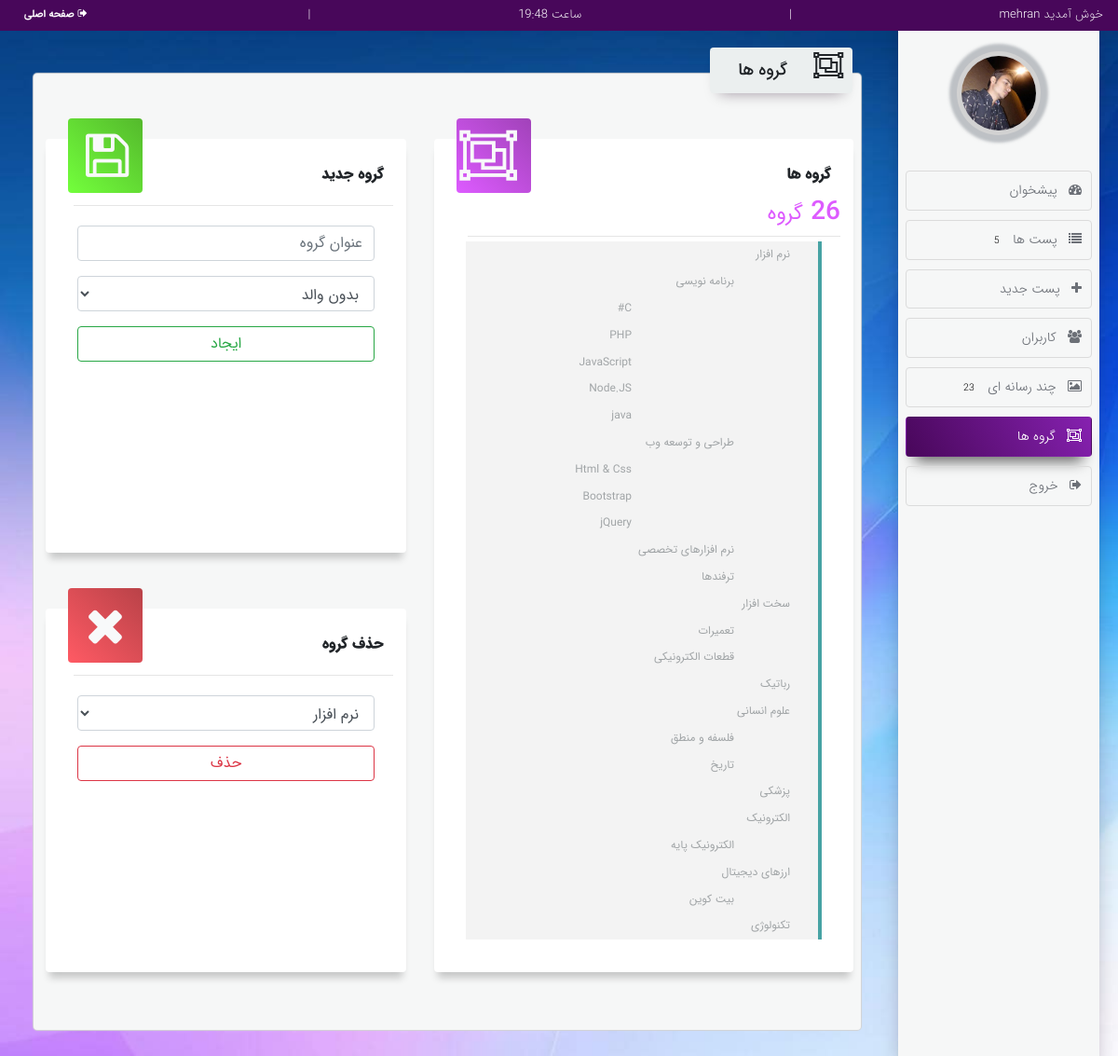
The page /management_system/cpanel.php?action=categories (signed in) on the database its author committed.
### tables this page shows
CREATE TABLE IF NOT EXISTS `tbl_cat` (
  `id` int(11) NOT NULL AUTO_INCREMENT,
  `cat_name` varchar(20) NOT NULL,
  `cat_parent` int(11) NOT NULL DEFAULT '1',
  PRIMARY KEY (`id`),
  KEY `FK_Self_Join_Cat_id` (`cat_parent`)
);

### classes/cat.php (called while the page is built, shortened)
<?php
class Cat extends Base
{
    public function __construct($a,$b,$c){
        $this->id=(int)$a;
        $this->cat_name=$b;
    }
    public function __get($property)
    {
        $data = ["id", "cat_name","cat_parent"];
        if (in_array($property,$data))
            return $this->$property;
        else
            die("invalid key:'$property'");
    }
    public static function getCatsByParentId($id)
    {
        $conn=self::connect();
        $stmt=$conn->prepare("CALL SP_cat_getCatsByParentId(?)");
        $stmt->execute([$id]);
        if($stmt->rowCount()){
            $cats=array();
            foreach ($stmt->fetchAll() as $row)
                $cats[]=new Cat($row['id'],$row['cat_name'],$row['cat_parent']);
            return $cats;
        }
        else
            return false;
    }
    public static function getCatsCount()
    {
        $conn=self::connect();
        $stmt=$conn->prepare("CALL SP_cat_getCatsCount()");
        $stmt->execute();
        if($stmt->rowCount())
            return $stmt->fetch()[0]-1;
    }
}

### management_system/action/categories.php (the view, shortened to what this page needs)
<?php
if (!(isset($_SESSION['u_id']) or $_SESSION['u_type']==1 or $_SESSION['u_type']==2)) {
    return;
}
elseif (isset($_POST['send_cat'])){
    $cat_name=$_POST['title'];
    $cat_parent=$_POST['parentid'];
    Cat::insertCat($cat_name,$cat_parent);
    showCats();
}
elseif (isset($_POST['delete_cat'])){
    Cat::deleteCatById($_POST['delete_cat']);
    showCats();
}
else {
    showCats();
}
function showCats()
{
?>
    <div class="statusbar"><i class="fa fa-object-group fa-2x d-inline-block "></i><span class="statusbar-p">گروه ها</span></div>
    <div class="row" id="categories">
        <div class="col-12 col-md card-3" id="show-cats" >
            <div class="card-3-header">
                <div class="card-3-baner header-purple"><i class="fa fa-object-group fa-3x text-light"></i></div>
                <p class="card-3-description">گروه ها</p>
                <h3 class="card-3-title title-purple"><?=Cat::getCatsCount();?>
                    <small>گروه</small>
                </h3>
            </div>
            <hr class="devider"/>
            <div class="card-3-footer">
                <ul class='shifttoleft1'>
                    <?php
                    $output="";
                    if ($cats=Cat::getCatsByParentId(1)){
                        foreach($cats as $cat){
                            $output.="<li>$cat->cat_name</li>";
                            if ($childs1=Cat::getCatsByParentId($cat->id)){
                                $output.="<ul class='shifttoleft2'>";
                                foreach($childs1 as $cat){
                                    $output.="<li>$cat->cat_name</li>";
                                    if ($childs2=Cat::getCatsByParentId($cat->id)){
                                        $output.="<ul class='shifttoleft3'>";
                                        foreach($childs2 as $cat){
                                            $output.="<li>$cat->cat_name</li>";
                                        }
                                        $output.="</ul>";
                                    }}
                                $output.="</ul>";
                            }}}
                    echo $output;
                    ?>
                </ul>
            </div>
        </div>
        <div class="col-12 col-md d-flex row">
            <div class="card-3 col-12 col-md-11">
                <div class="card-3-header">
                    <div class="card-3-baner header-green">
                        <i class="fa fa-save fa-3x text-light"></i>
                    </div>
                    <p class="card-3-description">گروه جدید</p>
                </div>
                <hr class="devider"/>
                <div class="card-3-footer mt-3">
                    <div id="new-cat">
                        <form method="post">
                            <div class="form-group">
                                <input class="form-control" type="text" name="title" placeholder="عنوان گروه">
                            </div>
                            <div class="form-group">
                                <select class="form-control" name="parentid">
                                    <option value="1">بدون والد</option>
                                </select>
                            </div>
                            <div class="form-group">
                                <input class="form-control btn btn-outline-success" type="submit" name="send_cat" value="ایجاد"/>
                            </div>
                        </form>
                    </div>
                </div>
            </div>
            <div class="card-3 col-12 col-md-11">
                <div class="card-3-header">
                    <div class="card-3-baner header-red">
                        <i class="fa fa-remove fa-3x text-light pr-1"></i>
                    </div>
                    <p class="card-3-description">حذف گروه</p>
                </div>
                <hr class="devider"/>
                <div class="card-3-footer mt-3">
                    <div id="delete-cat">
                        <form id="delete-gp" method="post">
                            <div class="form-group">
                                <select class="select-cat form-control" name="delete_cat">
                                    <?php
                                    $output="";
                                    if($cats=Cat::getCatsByParentId(1)){
                                        foreach ($cats as $cat) {
                                            $output.="<option value='$cat->id'>$cat->cat_name</option>";
                                            if($childs1=Cat::getCatsByParentId($cat->id)){
                                                foreach ($childs1 as $cat){
                                                    $output.="<option value='$cat->id'> _____ $cat->cat_name</option>";
                                                    if($childs2=Cat::getCatsByParentId($cat->id)){
                                                        foreach ($childs2 as $cat){
                                                            $output.="<option value='$cat->id'> ............. $cat->cat_name</option>";
                                                        }
                                                    }
                                                }
                                            }
                                        }
                                    }
                                    echo $output;
                                    ?>
                                </select>
                            </div>
                            <div class="form-group">
                                <input class="form-control btn btn-outline-danger" type="submit" name="dalete_cat" value="حذف"/>
                            </div>
                        </form>
                    </div>
                </div>
            </div>
        </div>
    </div>
<?php
}

### styles/cpanel.css (style rules this page uses)
body { background: url("../includes/images/43.jpg") no-repeat fixed; background-size: cover; position: relative; }
body:before { position: absolute; top: 0; right: 0; left: 0; min-height: 100vh; height: auto; }
p { margin-bottom: 0 !important; }
i { padding-left: .5rem; }
.shifttoleft1, .shifttoleft2, .shifttoleft3, .shifttoleft4, .shifttoleft5 { padding-right: 30px !important; transition-duration:.2s !important; }
.shifttoleft1 { background-color: rgba(133, 133, 133, 0.1); border-right: 4px solid #47a3a4; }
.shifttoleft2 { margin-right: 30px; }
.shifttoleft3 { margin-right: 80px; }
ul { list-style-type: none; text-align: right; }
#categories option { font-size: 11px !important; font-weight: 500; }
#left .statusbar { position: absolute; top: -28px; right: 1%; background-color: #ebefef; padding: 2px 10px; border-radius: 4px; box-shadow: 0 10px 15px -10px rgba(30, 0, 30, 0.4); }
#left .statusbar-p { font-size: 18px; font-weight: 500; line-height: 2.5; padding: 20px; }
.card-3 { margin:30px 15px; width: 240px; box-shadow: 0 10px 8px -4px rgba(0, 0, 0, 0.2); background-color: #ffffff; padding: 14px; min-height: 190px; border-radius: 4px; }
.card-3-baner { margin-top: -36px; margin-left: 10px; border-radius: 4px; padding: 10px; padding-right: 15px; padding-top: 13px; width: 80px; height: 80px; font-size: 18px; font-weight: 700; float: left; }
.devider { width: 90%; padding: 0; text-align: center; margin: auto; padding-right: 20px; color: grey; margin: 0 !important; }
.card-3-title { color: #00adef; }
.card-3-footer { padding: 5px 20px; font-weight: 400; font-size: 12px; text-align: left; color: #a1a5a7; }
.card-3-description { padding: 10px; font-size: 16px; font-weight: 800; }
.header-purple { background: linear-gradient(45deg, #dd5bff, #a142b9); }
.header-red { background: linear-gradient(45deg, #ff5a64, #b94248); }
.header-green { background: linear-gradient(45deg, #73ff3c, #54b92c); }
.title-purple { color: #dd5bff; }

### styles/rtl.css (style rules this page uses)
body { direction: rtl; text-align: right; font-family: IranSans; line-height: 180%; }

### rows shown on the page
tbl_cat: cat_name "نرم افزار"
tbl_cat: cat_name "برنامه نویسی"
tbl_cat: cat_name "C#"
tbl_cat: cat_name "PHP"
tbl_cat: cat_name "JavaScript"
tbl_cat: cat_name "Node.JS"
tbl_cat: cat_name "java"
tbl_cat: cat_name "طراحی و توسعه وب"
tbl_cat: cat_name "Html & Css"
tbl_cat: cat_name "Bootstrap"
tbl_cat: cat_name "jQuery"
tbl_cat: cat_name "نرم افزارهای تخصصی"
tbl_cat: cat_name "ترفندها"
tbl_cat: cat_name "سخت افزار"
tbl_cat: cat_name "تعمیرات"
tbl_cat: cat_name "قطعات الکترونیکی"
tbl_cat: cat_name "رباتیک"
tbl_cat: cat_name "علوم انسانی"
tbl_cat: cat_name "فلسفه و منطق"
tbl_cat: cat_name "تاریخ"
tbl_cat: cat_name "پزشکی"
tbl_cat: cat_name "الکترونیک"
tbl_cat: cat_name "الکترونیک پایه"
tbl_cat: cat_name "ارزهای دیجیتال"
tbl_cat: cat_name "بیت کوین"
tbl_cat: cat_name "تکنولوژی"

### other values the page prints
$_SESSION['u_name'] "mehran"
Post::getPostsCounts()['published'] "5"
$user_info['images_count'] "23"
Cat::getCatsCount() "26"
form field delete_cat "نرم افزار"
